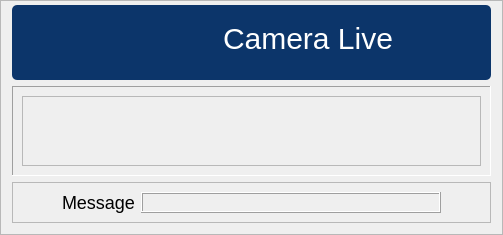
               <widget class="QFrame" name="frame_4">
                <property name="frameShape">
                 <enum>QFrame::StyledPanel</enum>
                </property>
                <property name="frameShadow">
                 <enum>QFrame::Raised</enum>
                </property>
                <layout class="QVBoxLayout" name="verticalLayout_46">
                 <property name="topMargin">
                  <number>4</number>
                 </property>
                 <item>
                  <widget class="QFrame" name="frame_7">
                   <property name="minimumSize">
                    <size>
                     <width>0</width>
                     <height>75</height>
                    </size>
                   </property>
                   <property name="maximumSize">
                    <size>
                     <width>16777215</width>
                     <height>80</height>
                    </size>
                   </property>
                   <property name="baseSize">
                    <size>
                     <width>0</width>
                     <height>100</height>
                    </size>
                   </property>
                   <property name="styleSheet">
                    <string notr="true">QFrame{
	background: #0C356A;
border-radius:5px;
}

</string>
                   </property>
                   <property name="frameShape">
                    <enum>QFrame::NoFrame</enum>
                   </property>
                   <property name="frameShadow">
                    <enum>QFrame::Plain</enum>
                   </property>
                   <property name="lineWidth">
                    <number>3</number>
                   </property>
                   <layout class="QHBoxLayout" name="horizontalLayout_11">
                    <property name="topMargin">
                     <number>0</number>
                    </property>
                    <item>
                     <widget class="QPushButton" name="Stop_connection_Camera_setting">
                      <property name="maximumSize">
                       <size>
                        <width>80</width>
                        <height>30</height>
                       </size>
                      </property>
                      <property name="styleSheet">
                       <string notr="true">
QPushButton{
	color: white;
	padding: 5px;
    background-color:#F1F0E8;
	font-size: 11pt;
	font-weight: bold;
	border-radius:7px;
    background-color:transparent;
}

QPushButton:hover{
	background: #a3a3a3;
}

QPushButton:disabled {
    color: #8D8D8D;
}

QPushButton:pressed {
	background: rgb(0, 0, 0);
}</string>
                      </property>
                      <property name="text">
                       <string/>
                      </property>
                      <property name="icon">
                       <iconset>
                        <normaloff>../icons/camera_disconnected.png</normaloff>../icons/camera_disconnected.png</iconset>
                      </property>
                      <property name="iconSize">
                       <size>
                        <width>50</width>
                        <height>50</height>
                       </size>
                      </property>
                     </widget>
                    </item>
                    <item>
                     <widget class="QPushButton" name="Camera_connection_Camera_setting">
                      <property name="maximumSize">
                       <size>
                        <width>80</width>
                        <height>30</height>
                       </size>
                      </property>
                      <property name="styleSheet">
                       <string notr="true">
QPushButton{
	color: white;
	padding: 5px;
    background-color:#F1F0E8;
	font-size: 11pt;
	font-weight: bold;
	border-radius:7px;
    background-color:transparent;
}

QPushButton:hover{
	background: #a3a3a3;
}

QPushButton:disabled {
    color: #8D8D8D;
}

QPushButton:pressed {
	background: rgb(0, 0, 0);
}</string>
                      </property>
                      <property name="text">
                       <string/>
                      </property>
                      <property name="icon">
                       <iconset>
                        <normaloff>../icons/camera_connected.png</normaloff>../icons/camera_connected.png</iconset>
                      </property>
                      <property name="iconSize">
                       <size>
                        <width>50</width>
                        <height>50</height>
                       </size>
                      </property>
                     </widget>
                    </item>
                    <item>
                     <spacer name="horizontalSpacer_15">
                      <property name="orientation">
                       <enum>Qt::Horizontal</enum>
                      </property>
                      <property name="sizeHint" stdset="0">
                       <size>
                        <width>40</width>
                        <height>20</height>
                       </size>
                      </property>
                     </spacer>
                    </item>
                    <item>
                     <widget class="QLabel" name="label_8">
                      <property name="maximumSize">
                       <size>
                        <width>250</width>
                        <height>100</height>
                       </size>
                      </property>
                      <property name="styleSheet">
                       <string notr="true">font-size:30px;
color: white;
font: 26pt &quot;Mongolian Baiti&quot;;</string>
                      </property>
                      <property name="text">
                       <string>Camera Live</string>
                      </property>
                     </widget>
                    </item>
                    <item>
                     <spacer name="horizontalSpacer_16">
                      <property name="orientation">
                       <enum>Qt::Horizontal</enum>
                      </property>
                      <property name="sizeHint" stdset="0">
                       <size>
                        <width>40</width>
                        <height>20</height>
                       </size>
                      </property>
                     </spacer>
                    </item>
                   </layout>
                  </widget>
                 </item>
                 <item>
                  <widget class="QFrame" name="frame_51">
                   <property name="maximumSize">
                    <size>
                     <width>10000</width>
                     <height>16777215</height>
                    </size>
                   </property>
                   <property name="styleSheet">
                    <string notr="true"/>
                   </property>
                   <property name="frameShape">
                    <enum>QFrame::Panel</enum>
                   </property>
                   <property name="frameShadow">
                    <enum>QFrame::Sunken</enum>
                   </property>
                   <layout class="QVBoxLayout" name="verticalLayout_5">
                    <item>
                     <widget class="QScrollArea" name="scrollArea_3">
                      <property name="widgetResizable">
                       <bool>true</bool>
                      </property>
                      <widget class="QWidget" name="scrollAreaWidgetContents_4">
                       <property name="geometry">
                        <rect>
                         <x>0</x>
                         <y>0</y>
                         <width>23</width>
                         <height>31</height>
                        </rect>
                       </property>
                       <layout class="QHBoxLayout" name="horizontalLayout_13">
                        <item>
                         <widget class="QLabel" name="Showlive_Setting">
                          <property name="text">
                           <string/>
                          </property>
                         </widget>
                        </item>
                       </layout>
                      </widget>
                     </widget>
                    </item>
                   </layout>
                  </widget>
                 </item>
                 <item>
                  <widget class="QFrame" name="frame_20">
                   <property name="maximumSize">
                    <size>
                     <width>16777215</width>
                     <height>44</height>
                    </size>
                   </property>
                   <property name="frameShape">
                    <enum>QFrame::StyledPanel</enum>
                   </property>
                   <property name="frameShadow">
                    <enum>QFrame::Raised</enum>
                   </property>
                   <layout class="QHBoxLayout" name="horizontalLayout_33">
                    <item>
                     <spacer name="horizontalSpacer_10">
                      <property name="orientation">
                       <enum>Qt::Horizontal</enum>
                      </property>
                      <property name="sizeHint" stdset="0">
                       <size>
                        <width>40</width>
                        <height>20</height>
                       </size>
                      </property>
                     </spacer>
                    </item>
                    <item>
                     <widget class="QLabel" name="label_27">
                      <property name="maximumSize">
                       <size>
                        <width>100</width>
                        <height>16777215</height>
                       </size>
                      </property>
                      <property name="styleSheet">
                       <string notr="true">font-size:18px;
font: 16pt &quot;Mongolian Baiti&quot;;</string>
                      </property>
                      <property name="text">
                       <string>Message</string>
                      </property>
                     </widget>
                    </item>
                    <item>
                     <widget class="QLabel" name="Message_Camera">
                      <property name="minimumSize">
                       <size>
                        <width>300</width>
                        <height>0</height>
                       </size>
                      </property>
                      <property name="maximumSize">
                       <size>
                        <width>360</width>
                        <height>16777215</height>
                       </size>
                      </property>
                      <property name="frameShape">
                       <enum>QFrame::Box</enum>
                      </property>
                      <property name="frameShadow">
                       <enum>QFrame::Raised</enum>
                      </property>
                      <property name="text">
                       <string/>
                      </property>
                      <property name="alignment">
                       <set>Qt::AlignCenter</set>
                      </property>
                      <property name="margin">
                       <number>4</number>
                      </property>
                     </widget>
                    </item>
                    <item>
                     <spacer name="horizontalSpacer_11">
                      <property name="orientation">
                       <enum>Qt::Horizontal</enum>
                      </property>
                      <property name="sizeHint" stdset="0">
                       <size>
                        <width>40</width>
                        <height>20</height>
                       </size>
                      </property>
                     </spacer>
                    </item>
                   </layout>
                  </widget>
                 </item>
                </layout>
               </widget>
